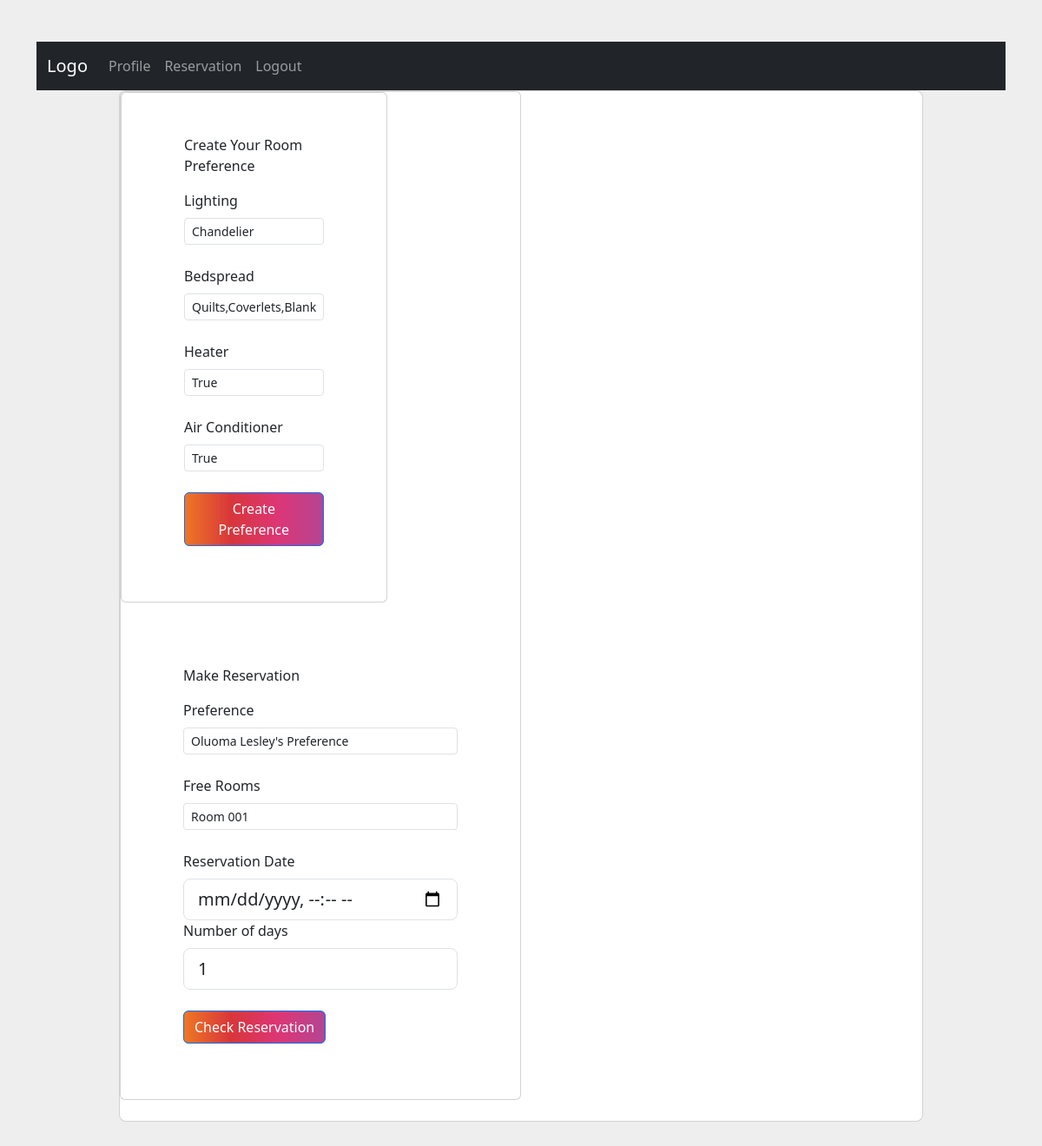
Before: /reservation/ (signed in) with the older database file.
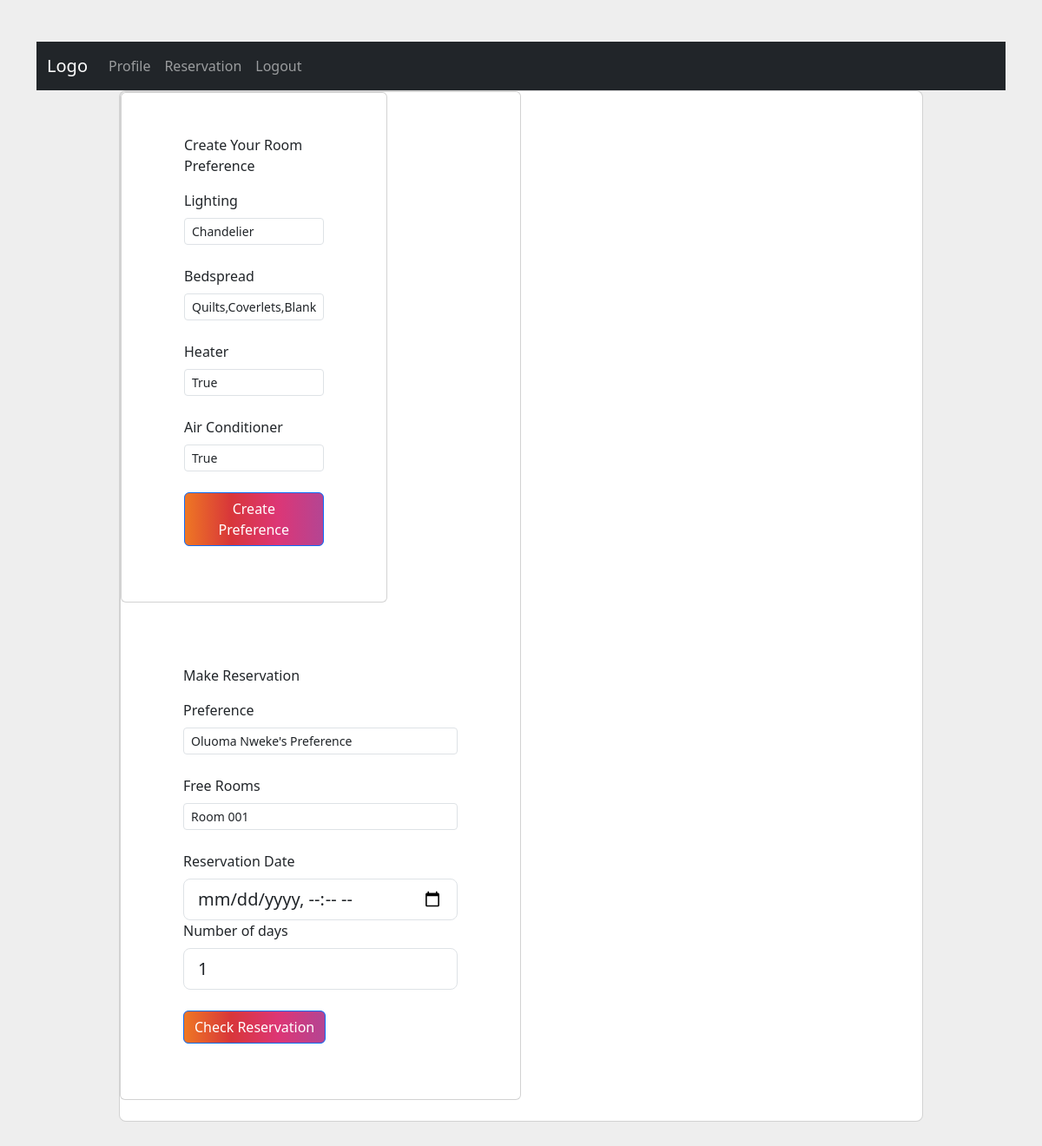
After: the same page with the newer database file.
### guestpreferenceapp/models.py (models this page shows)
class Preferencemodel(models.Model):
    LIGHT_CHOICE = (('chandelier', 'chandelier'), ('Pendant Light','Pendant Light'),
                    ('Track Light','Track Light'),('Cabinet Light','Cabinet Light'),
                    ('Accent Light','Accent Light'),('Ceiling Light','Ceiling Light'),)
    BEDSPREAD_CHOICE = (('Quilts,Coverlets,Blankets,Throwers,3-Pillows', 'Quilts,Coverlets,Blankets,Throwers,3-Pillows'),
                        ('Coverlets,Blankets,Throwers,3-Pillows','Coverlets,Blankets,Throwers,3-Pillows'),
                        ('Coverlets,Blankets,2-Pillows','Coverlets,Blankets,2-Pillows'),
                        ('Coverlets,Throwers,3-Pillows','Coverlets,Throwers,3-Pillows'),)
    Boolean_choice = (('True','on'),('False','off'))
    user=models.OneToOneField(CustomBaseuser,on_delete=models.CASCADE)
    lighting=models.CharField(max_length=400, choices=LIGHT_CHOICE, default='STATUS[0]', blank=False, null=True)
    bedspread = models.CharField(max_length=400, choices=BEDSPREAD_CHOICE, default='STATUS[0]', blank=False, null=True)
    heater = models.BooleanField(default=False)
    airconditioner = models.BooleanField(default=False)
    def __str__(self):
        return f"{self.user.lastname} {self.user.firstname}'s Preference"

### Customeruser/models.py (models this page shows, shortened)
class CustomBaseuser(AbstractBaseUser, PermissionsMixin):
    email = models.EmailField(_('email address'), unique=True)
    firstname = models.CharField(max_length=150, blank=False)
    lastname = models.CharField(max_length=150, blank=False)
    birth_date = models.DateField(blank=False, null=True)
    joined_date = models.DateTimeField(auto_now_add=True, null=True)
    phone_number = models.IntegerField(blank=False, null=True)
    profile_pic = models.ImageField(upload_to='media/', blank=False, null=True)
    email_verified = models.BooleanField(default=False)
    is_staff = models.BooleanField(default=False)
    is_superuser = models.BooleanField(default=False)
    objects = UserManager()
    USERNAME_FIELD = 'email'
    REQUIRED_FIELDS = ['firstname', 'lastname']

### reservation/views.py (the view, shortened to what this page needs)
# urls.py: path('reservation/', reservation, name='reservation'),
@login_required(login_url='login')
def reservation(request):
    basic_user = request.user
    user = CustomBaseuser.objects.get(email=basic_user.email)
    free_rooms = RoomModel.objects.filter(status='Free')
    rooms = RoomModel.objects.all()
    preference = Preferencemodel.objects.filter(user=user)
    number_of_days_to_spend = request.POST.get('days_count')
    print(rooms)
    status_context=''
    context={'free_rooms':free_rooms,'rooms':rooms,'status_context':status_context,
             'preference':preference.first()}
    return render(request, 'reservation.html', context)

### roomapp/models.py (called while the page is built)
    def __str__(self):
        return f'{self.roomname}'

### templates/reservation.html (shortened to what this page needs)
{% load static %}
<!DOCTYPE html>
<html lang="en">
<head>
    <link rel="stylesheet" href="{% static '/css/login.css' %}">
    <link href="https://cdn.jsdelivr.net/npm/bootstrap@5.3.3/dist/css/bootstrap.min.css" rel="stylesheet"
>
</head>
<body>
    <section class="h-100 gradient-form" style="background-color: #eee;">
        <div class="container py-5 h-100">
            <nav class="navbar navbar-expand-sm navbar-dark bg-dark">
                <div class="container-fluid">
                    <a class="navbar-brand" href="{% url 'home' %}">Logo</a>
                    <div class="collapse navbar-collapse" id="mynavbar">
                        <ul class="navbar-nav me-auto">
                            {% if request.user.is_authenticated %}
                            <li class="nav-item">
                                <a class="nav-link" href="{% url 'profile' %}">Profile</a>
                            </li>
                            {% endif %}
                            {% if request.user.is_authenticated %}
                            <li class="nav-item">
                                <a class="nav-link" href="{% url 'reservation' %}">Reservation</a>
                            </li>
                            {% endif %}
                            {% if request.user.is_authenticated %}
                            <li class="nav-item">
                                <a class="nav-link" href="{%url 'logout' %}">Logout</a>
                            </li>
                            {% endif %}
                        </ul>
                    </div>
                </div>
            </nav>
            <div class="row d-flex justify-content-center align-items-center h-100">
                <div class="col-xl-10">
                    <div class="card rounded-3 text-black">
                        <div class="row g-0">
                            <div class="col-lg-6">
                                <div class="card mb-4">
                                    <div class="col-lg-8">
                                        <div class="card mb-4">
                                            <div class="card-body p-md-5 mx-md-4 ">
                                                <form method="POST" action="{% url 'preference' %}">
                                                    <p>Create Your Room Preference</p>
                                                    <div class="form-outline mb-4">
                                                        <label class="form-label" for="email">Lighting</label>
                                                        <select class="form-control form-control-sm" id="Lighting"
                                                            name="Lighting">
                                                            <option>Chandelier</option>
                                                        </select>
                                                    </div>
                                                    <div class="form-outline mb-4">
                                                        <label class="form-label" for="email">Bedspread</label>
                                                        <select class="form-control form-control-sm" id="Bedspread"
                                                            name="Bedspread">
                                                            <option>Quilts,Coverlets,Blankets,Throwers,3-Pillows
                                                            </option>
                                                        </select>
                                                    </div>
                                                    <div class="form-outline mb-4" class="form-check">
                                                        <label class="form-label" for="heater">Heater</label>
                                                        <select class="form-control form-control-sm" id="heater"
                                                            name="heater">
                                                            <option>True</option>
                                                        </select>
                                                    </div>
                                                    <div class="form-outline mb-4" class="form-check">
                                                        <label class="form-label" for="airconditioner">Air
                                                            Conditioner</label>
                                                        <select class="form-control form-control-sm" id="airconditioner"
                                                            name="airconditioner">
                                                            <option>True</option>
                                                        </select>
                                                    </div>
                                                    <button
                                                        class="btn btn-primary btn-block fa-lg gradient-custom-2 mb-3"
                                                        type="submit">Create Preference
                                                    </button>
                                                </form>
                                            </div>
                                        </div>
                                    </div>
                                    <div class="card-body p-md-5 mx-md-4 ">
                                        <form method="POST" action="{% url 'reservation' %}">
                                            <p>Make Reservation</p>
                                            <div class="form-outline mb-4">
                                                <label class="form-label" for="rooms">Preference</label>
                                                <select class="form-control form-control-sm" id="preference"
                                                    name="preference">
                                                    <option>{{preference}}</option>
                                                </select>
                                            </div>
                                            <div class="form-outline mb-4" class="form-check">
                                                <label class="form-label" for="free_rooms">Free Rooms</label>
                                                <select class="form-control form-control-sm" id="free_rooms"
                                                    name="free_rooms">
                                                    {% for room in rooms %}
                                                    <option>{{room.roomname}}</option>
                                                    {%endfor%}
                                                </select>
                                            </div>
                                            <div class="form-outline">
                                                <label class="form-label" for="checkInDateandTime">Reservation
                                                    Date</label>
                                                <input type="datetime-local" id="checkInDateandTime"
                                                    name="checkInDateandTime" class="form-control form-control-lg"
                                                    size="1" minlength="3" maxlength="3" />
                                            </div>
                                            <div class="d-flex justify-content-between align-items-center mb-4">
                                                <div class="form-outline">
                                                    <label class="form-label" for="days_count">Number of days</label>
                                                    <input type="number" id="days_count" name="days_count"
                                                        class="form-control form-control-lg"
                                                        placeholder="Number of days" value="1" />
                                                </div>
                                            </div>
                                            {% if status_context == 'Free' %}
                                            <input type="text" hidden value="Create" id="determinant"
                                                name="determinant" />
                                            <button class="btn btn-primary btn-block fa-lg gradient-custom-2 mb-3"
                                                type="submit">Create Reservation
                                            </button>
                                            {% else %}
                                            <button class="btn btn-primary btn-block fa-lg gradient-custom-2 mb-3"
                                                type="submit">Check Reservation
                                            </button>
                                            {% endif %}
                                        </form>
                                    </div>
                                </div>
                            </div>
                        </div>
                    </div>
                </div>
            </div>
        </div>
    </section>
</body>
</html>

### static/css/login.css (style rules this page uses)
.gradient-custom-2 { background: #fccb90; background: -webkit-linear-gradient(to right, #ee7724, #d8363a, #dd3675, #b44593); background: linear-gradient(to right, #ee7724, #d8363a, #dd3675, #b44593); }
@media (min-width: 768px) { .gradient-form { height: 100vh !important; } }
@media (min-width: 769px) { .gradient-custom-2 { border-top-right-radius: .3rem; border-bottom-right-radius: .3rem; } }

Changed rows visible on the page:
changed through a linked row, Preferencemodel: preference "Oluoma Lesley's Preference" → "Oluoma Nweke's Preference"
